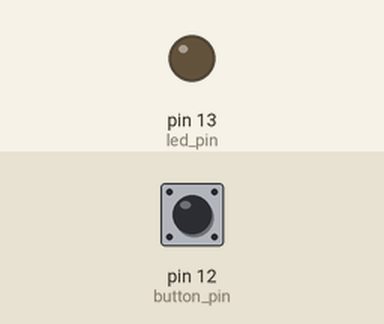
A sketch run on a simulated Arduino Uno, built with avr-gcc and run on an emulated ATmega328P. Shown: output pins drawn as LEDs (lit = HIGH). The test bench sets the inputs (shaded band); at power-on: pin 12 (button_pin) LOW.

Above: at 1.2 s.
1.3 s: pin 12 (button_pin) pulled HIGH for 0.15 s
At 1.37 s:
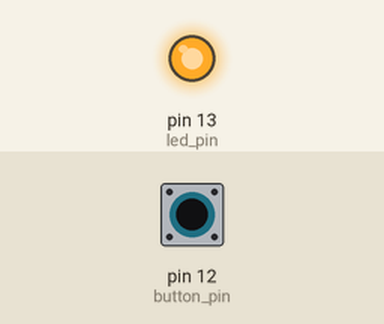
2.9 s: pin 12 (button_pin) pulled HIGH for 3.2 s
At 7.4 s:
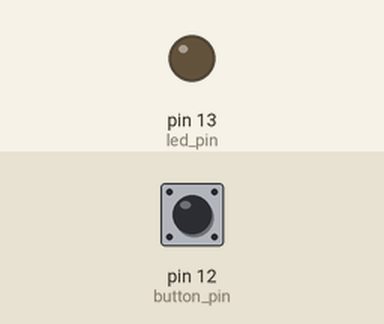
Timing chart, 0 to 8.9 s (numbered marks = the images above; inputs shaded):
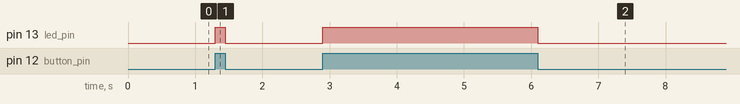

Measured:
- after the input at 1.3 s, pin 13 (led_pin): LOW → HIGH at once, → LOW 0.15 s later
- after the input at 2.9 s, pin 13 (led_pin): LOW → HIGH at once, → LOW 3.2 s later

The sketch:

1_led_on_off.ino
```cpp
/*
 * 1_led_on_off.ino
 *
 * simple sketch to turn an led on when the pushbutton is held down and turn it
 * off when it is released
 *
 * author: prof. alex shenfield
 * date:   2024/11/12
 */

// set pin numbers for button and led
const int button_pin = 12;
const int led_pin    = 13;

// CODE

// set up code
void setup()
{
  // set pin i/o
  pinMode(led_pin, OUTPUT);
  pinMode(button_pin, INPUT);
}

// main program
void loop()
{
  // read the state of the pushbutton value:
  int button_state = digitalRead(button_pin);

  // check if the pushbutton is pressed - if it is turn the led on
  if (button_state == HIGH)
  {
    digitalWrite(led_pin, HIGH);
  }
  // if it isn't turn led off
  else
  {
    digitalWrite(led_pin, LOW);
  }

}
```
